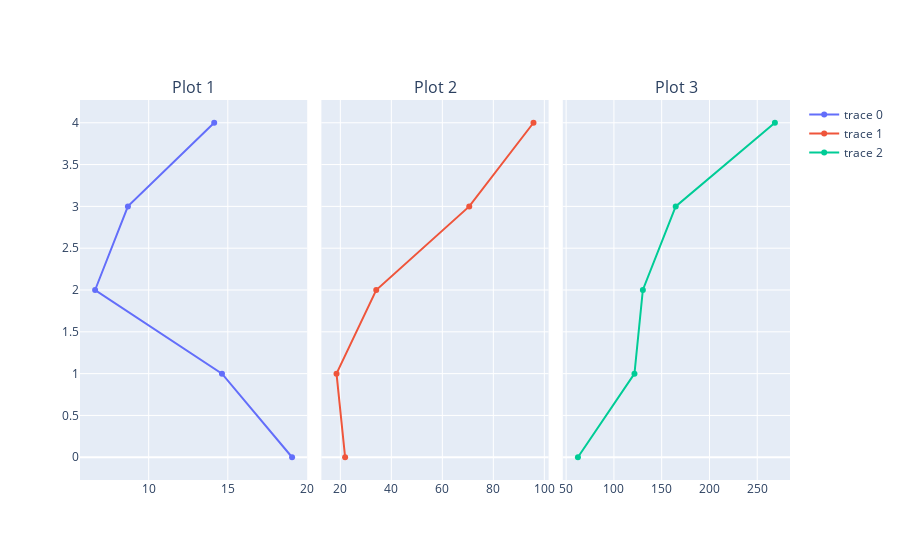

This figure's notebook cell:
### Code cell
fig=make_subplots(rows=1,cols=3,subplot_titles=("Plot 1","Plot 2","Plot 3"),
                 shared_yaxes=True,horizontal_spacing=0.02)

fig.add_trace((go.Scatter(x=weather["Temperature AVG"].head())),row=1,col=1)
fig.add_trace((go.Scatter(x=weather["Relative Humidity AVG"].head())),row=1,col=2)
fig.add_trace((go.Scatter(x=weather["Wind Direction AVG"].head())),row=1,col=3)
fig.show()

### Figure 1 — Plotly figure (JSON) as saved in the notebook; plotly's stock layout.template omitted (floating-point values rounded to 4 significant figures)
{"data": [{"type": "scatter", "x": [19.06, 14.63, 6.614, 8.687, 14.14], "xaxis": "x", "yaxis": "y"}, {"type": "scatter", "x": [21.87, 18.49, 34.07, 70.56, 95.75], "xaxis": "x2", "yaxis": "y2"}, {"type": "scatter", "x": [62.33, 121.5, 130.3, 164.7, 268.5], "xaxis": "x3", "yaxis": "y3"}], "layout": {"annotations": [{"font": {"size": 16}, "showarrow": false, "text": "Plot 1", "x": 0.16, "xanchor": "center", "xref": "paper", "y": 1, "yanchor": "bottom", "yref": "paper"}, {"font": {"size": 16}, "showarrow": false, "text": "Plot 2", "x": 0.5, "xanchor": "center", "xref": "paper", "y": 1, "yanchor": "bottom", "yref": "paper"}, {"font": {"size": 16}, "showarrow": false, "text": "Plot 3", "x": 0.84, "xanchor": "center", "xref": "paper", "y": 1, "yanchor": "bottom", "yref": "paper"}], "autosize": true, "xaxis": {"anchor": "y", "autorange": true, "domain": [0, 0.32], "range": [5.463, 20.21], "type": "linear"}, "xaxis2": {"anchor": "y2", "autorange": true, "domain": [0.34, 0.66], "range": [11.35, 102.9], "type": "linear"}, "xaxis3": {"anchor": "y3", "autorange": true, "domain": [0.68, 1], "range": [43.26, 287.5], "type": "linear"}, "yaxis": {"anchor": "x", "autorange": true, "domain": [0, 1], "range": [-0.3301, 4.33]}, "yaxis2": {"anchor": "x2", "autorange": true, "domain": [0, 1], "matches": "y", "range": [-0.3301, 4.33], "showticklabels": false}, "yaxis3": {"anchor": "x3", "autorange": true, "domain": [0, 1], "matches": "y", "range": [-0.3301, 4.33], "showticklabels": false}}}
